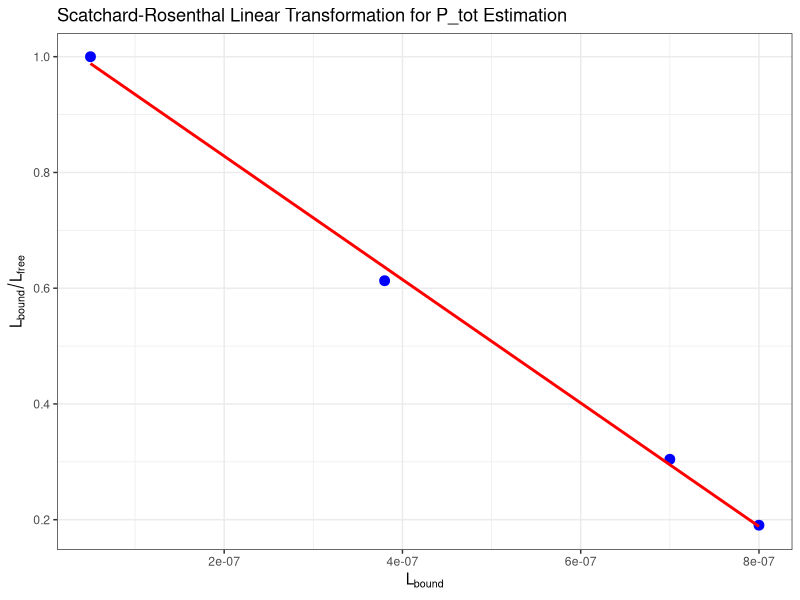

Reproduce this figure in R. (Note: this script raises an error after producing the figure.)
# Author: Michael Jaggi
# Course: BCH 306 - Part "Binding equilibria and ITC" (Jelezarov)


# Load required libraries
library(minpack.lm)
library(ggplot2)

# Data from equilibrium dialysis
L_tot <- c(1.00E-07, 1.00E-06, 3.00E-06, 5.00E-06)
L_free <- c(5.00E-08, 6.20E-07, 2.30E-06, 4.20E-06)
Y <- c(0.05, 0.38, 0.69, 0.81)

# Data from fluorescence experiment
L_tot_spectra <- c(0, 1.00E-07, 5.00E-07, 1.00E-06, 2.50E-06, 4.00E-06, 8.00E-06, 1.20E-05, 1.50E-05, 2.00E-05, 3.00E-05)
S_spectra <- c(122.29, 177.29, 364.31, 540.26, 837.14, 957.97, 1089.76, 1133.74, 1144.73, 1166.72, 1188.71)


# Define variables
L_bound <- L_tot - L_free  # Bound ligand concentration
L_ratio <- L_bound / L_free  # New y-variable

# Create dataframe
data_linear <- data.frame(L_bound, L_ratio)

# Fit linear regression model: Y = (L_free / L_bound) ~ L_bound
linear_fit <- lm(L_bound ~ L_ratio, data = data_linear)  

# Extract x-intercept as P_tot estimate
P_tot <- (coef(linear_fit)[2] * (-1))



cat("Estimated Protein Concentration (P_tot):", P_tot, "\n")

# Plot linear transformation
p1 <- ggplot(data_linear, aes(x = L_bound, y = L_ratio)) +
      geom_point(color = "blue", size = 3) +
      geom_smooth(method = "lm", formula = y ~ x, color = "red", se = FALSE) +
      xlab(expression(L[bound])) +
      ylab(expression(L[bound]/L[free])) +
      ggtitle("Scatchard-Rosenthal Linear Transformation for P_tot Estimation") +
      theme_bw()

# print(p1)

# Define Binding Model (from script page 63)
binding_model <- function(KD, S_max, L_tot_spectra, P_tot) {
  term <- P_tot + L_tot_spectra + KD - sqrt((P_tot + L_tot_spectra + KD)^2 - 4 * P_tot * L_tot_spectra)
  Y_fit <- (S_max / (2 * P_tot)) * term
  return(Y_fit)
}

# Fit Non-Linear Regression
nls_fit <- nlsLM(S_spectra ~ binding_model(KD, S_max, L_tot_spectra, P_tot),
                 start = list(KD = 1e-6, S_max = max(S_spectra)), # KD value taken form xlsx file, approx. half of the integral value
                 control = nls.lm.control(maxiter = 500))

# Extract estimated parameters
KD_estimated <- coef(nls_fit)["KD"]
S_max_estimated <- coef(nls_fit)["S_max"]

cat("Estimated Dissociation Constant (K_D):", KD_estimated, "\n")
cat("Estimated Max Signal Change (S_max):", S_max_estimated, "\n")

# Step 4: Plot Data and Fit
L_smooth <- seq(min(L_tot_spectra), max(L_tot_spectra), length.out = 100)
S_fit <- binding_model(KD_estimated, S_max_estimated, L_smooth, P_tot_estimated)

p2 <- ggplot(data.frame(L_tot_spectra, S_spectra), aes(x = L_tot_spectra, y = S_spectra)) +
      geom_point(color = "blue", size = 3) +
      geom_line(data = data.frame(L_smooth, S_fit), aes(x = L_smooth, y = S_fit), 
                color = "red", linewidth = 1) +
      xlab(expression("Total Ligand Concentration " * L[tot] * " (M)")) +
      ylab("ΔS") +
      ggtitle("Non-linear regression fit") +
      theme_bw()

print(p2)
